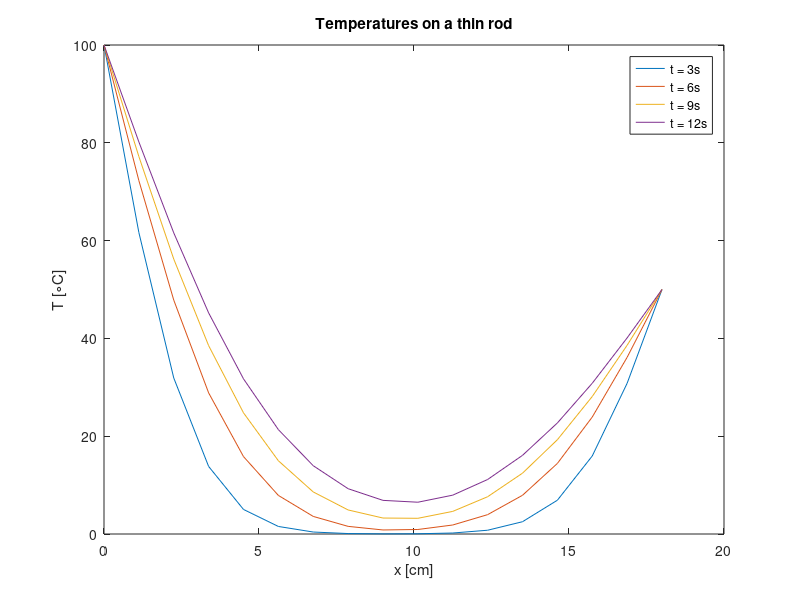

MATLAB code for this plot:
% define the spatial domain
xlength = 18; % [cm]
% set dimensions of the spatial grid and time step
ni = 17; % index i for columns in grid, corresponds to x direction
dt = 0.1; % [s]
dx = xlength / (ni-1);
% set coefficient of thermal diffusivity
alpha = 0.835; % [cm^2/s]
K = alpha * dt / (dx^2);
X = linspace(0, xlength, ni); % to convert from column to x
% definition of initial and boundary conditions
T_right = 50; % Temperature at right boundary (i=ni)
T_left = 100;  % Temperature at left boundary (i=1)
T_0 = 0; % Initial temperature at internal domain (t=0 / n=1)
% Explicit method loop (Euler) calculations
t_max = 20; % Calculate until t = t_max [s]
t = [0 : dt : t_max];
nn = size(t,2); % number of time steps
T = zeros(nn, ni); % initialise T matrix
T(:,1) = T_left; % boundary values (left)
T(:,ni) = T_right; % boundary values (right)
T(1,2:(ni-1)) = T_0; % initial values (t=0 / n=1)
for n = 1 : (nn-1)
    for i = 2 : (ni-1)
        T(n+1,i) = T(n,i) + K * (T(n,i+1) - 2*T(n,i) + T(n,i-1));
    end
end
% Plot a few profiles at 3, 6, 9 ans 12 s
f = figure(1);
plot(X,T(31,:),'-',X,T(61,:),'-',X,T(91,:),'-',X,T(121,:),'-');
title('Temperatures on a thin rod');
xlabel('x [cm]');
ylabel('T [{\circ}C]');
legend('t = 3s', 't = 6s', 't = 9s', 't = 12s')
% % Plot animation (evolution of plot from 0 to 20s)
% % create and open video object
% vo = VideoWriter('2Dplot_thinRodTemp_expl.avi');
% open(vo);
% % create individual image frames
% f = figure(2);
% for n = 1 : nn
%     plot(X,T(n,:));
%     xlim([0 xlength]);
%     ylim([0 100]);
%     title('Temperatures on a thin rod');
%     xlabel('x [cm]');
%     ylabel('T [{\circ}C]');
%     Time = sprintf('t = %2.1f s', t(n));
%     legend(Time);
% %   % write each frame to the file
%     current = getframe;
%     writeVideo(vo,current);
% end
% close(vo)
